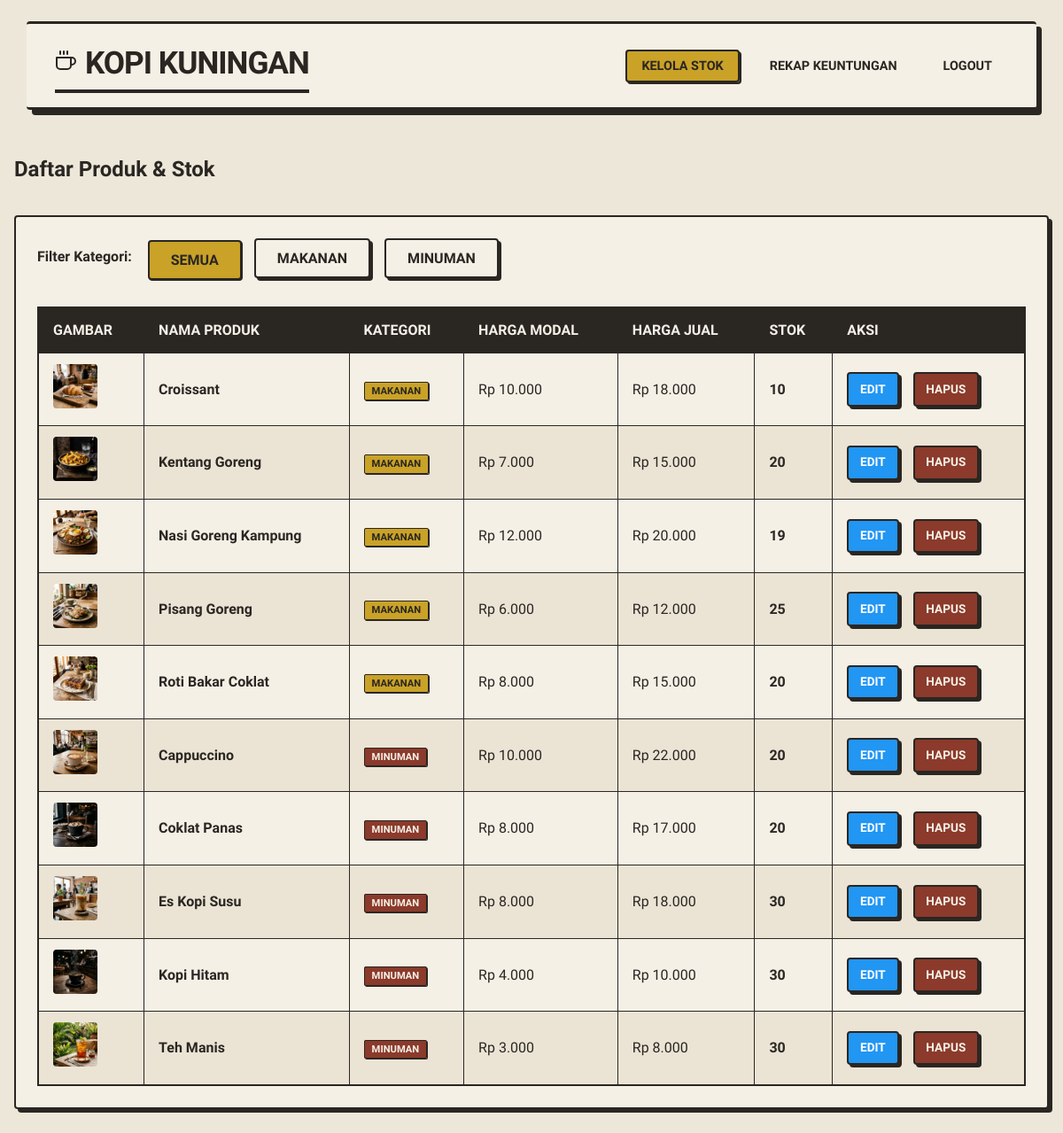
/stok.php (signed in), run on the app's committed database.
### tables this page shows
CREATE TABLE `produk` (
  `id` int(11) NOT NULL AUTO_INCREMENT,
  `nama` varchar(100) NOT NULL,
  `deskripsi` text DEFAULT NULL,
  `kategori` enum('makanan','minuman') NOT NULL,
  `harga_jual` int(11) NOT NULL,
  `harga_modal` int(11) NOT NULL,
  `stok` int(11) NOT NULL,
  `gambar` varchar(255) DEFAULT NULL,
  PRIMARY KEY (`id`)
);

### stok.php (the view, shortened to what this page needs)
<?php
require 'config.php';
$action = isset($_GET['action']) ? $_GET['action'] : 'list';
$kategori_filter = isset($_GET['kategori']) ? $_GET['kategori'] : 'semua';
?>
<!DOCTYPE html>
<html lang="id">
<head>
    <link rel="stylesheet" href="assets/style.css">
</head>
<body>
<?php include 'includes/navbar.php'; ?>
<div class="container">
    <?php if ($action == 'list'): ?>
    <div class="d-flex justify-content-between align-items-center mb-2">
        <h2 style="color: var(--primary-dark);">Daftar Produk & Stok</h2>
    </div>
    <div class="card card-table">
        <div class="tabs" style="margin-bottom: 1rem; border-bottom: none;">
            <span style="padding: 0.5rem 0; font-weight:600; color:var(--text-muted);">Filter Kategori:</span>
            <a href="stok.php?kategori=semua" class="tab-btn <?= $kategori_filter == 'semua' ? 'active' : '' ?>">Semua</a>
            <a href="stok.php?kategori=makanan" class="tab-btn <?= $kategori_filter == 'makanan' ? 'active' : '' ?>">Makanan</a>
            <a href="stok.php?kategori=minuman" class="tab-btn <?= $kategori_filter == 'minuman' ? 'active' : '' ?>">Minuman</a>
        </div>
        <div class="table-responsive">
            <table>
                <thead>
                    <tr>
                        <th>Gambar</th>
                        <th>Nama Produk</th>
                        <th>Kategori</th>
                        <th>Harga Modal</th>
                        <th>Harga Jual</th>
                        <th>Stok</th>
                        <th>Aksi</th>
                    </tr>
                </thead>
                <tbody>
                    <?php
                    if ($kategori_filter == 'makanan') {
                        $stmt = $pdo->prepare("SELECT * FROM produk WHERE kategori = 'makanan' ORDER BY nama ASC");
                        $stmt->execute();
                    } elseif ($kategori_filter == 'minuman') {
                        $stmt = $pdo->prepare("SELECT * FROM produk WHERE kategori = 'minuman' ORDER BY nama ASC");
                        $stmt->execute();
                    } else {
                        $stmt = $pdo->prepare("SELECT * FROM produk ORDER BY kategori, nama ASC");
                        $stmt->execute();
                    }
                    $produk_list = $stmt->fetchAll();
                    foreach($produk_list as $p):
                    ?>
                    <tr>
                        <td>
                            <?php if($p['gambar'] && file_exists('assets/produk/' . $p['gambar'])): ?>
                                <img src="assets/produk/<?= $p['gambar'] ?>" alt="Img" style="width:50px; height:50px; object-fit:cover; border-radius:4px;">
                            <?php else: ?>
                                <div style="width:50px; height:50px; background:#EEE; border-radius:4px; display:flex; align-items:center; justify-content:center; color:#ccc;">☕</div>
                            <?php endif; ?>
                        </td>
                        <td style="font-weight:600;"><?= htmlspecialchars($p['nama']) ?></td>
                        <td>
                            <span class="badge badge-<?= $p['kategori'] ?>"><?= $p['kategori'] ?></span>
                        </td>
                        <td>Rp <?= number_format($p['harga_modal'], 0, ',', '.') ?></td>
                        <td>Rp <?= number_format($p['harga_jual'], 0, ',', '.') ?></td>
                        <td>
                            <strong style="color: <?= $p['stok'] > 5 ? 'var(--success-color)' : 'var(--danger-color)' ?>">
                                <?= $p['stok'] ?>
                            </strong>
                        </td>
                        <td>
                            <div class="d-flex gap-2">
                                <a href="stok.php?action=edit&id=<?= $p['id'] ?>" class="btn" style="background:#2196F3; color:white; padding:0.4rem 0.8rem; font-size:0.85rem;">Edit</a>
                                <a href="stok.php?hapus=<?= $p['id'] ?>" class="btn btn-danger" style="padding:0.4rem 0.8rem; font-size:0.85rem;" onclick="return confirm('Yakin ingin menghapus produk ini?')">Hapus</a>
                            </div>
                        </td>
                    </tr>
                    <?php endforeach; ?>
                </tbody>
            </table>
        </div>
    </div>
    <?php endif; ?>
</div>
</body>
</html>

### assets/style.css (style rules this page uses)
:root { --bg-main: #EDE7D9; --accent-primary: #C9A227; --accent-secondary: #8B3A2B; --surface: #F5F0E6; --text-main: #2A2622; --border-color: #2A2622; --font-mono: 'Courier Prime', monospace; --font-sans: 'Work Sans', sans-serif; }
* { margin: 0; padding: 0; box-sizing: border-box; }
body { background-color: var(--bg-main); color: var(--text-main); font-family: var(--font-sans); line-height: 1.6; }
h1, h2, h3, h4, h5, h6 { font-family: var(--font-mono); color: var(--text-main); }
.container { max-width: 1200px; margin: 3rem auto; padding: 0 1rem; }
.card { background-color: var(--surface); border: 2px solid var(--border-color); border-radius: 4px; box-shadow: 4px 4px 0 var(--border-color); }
.card-table { padding: 1.5rem; margin-bottom: 1.5rem; }
.tabs { display: flex; gap: 1rem; margin-bottom: 2rem; }
.tab-btn { font-family: var(--font-mono); font-weight: 700; padding: 0.5rem 1.5rem; cursor: pointer; background-color: var(--surface); color: var(--text-main); border: 2px solid var(--border-color); border-radius: 4px; box-shadow: 3px 3px 0 var(--border-color); text-transform: uppercase; text-decoration: none; }
.tab-btn.active { background-color: var(--accent-primary); transform: translate(2px, 2px); box-shadow: 1px 1px 0 var(--border-color); }
.btn { display: inline-block; font-family: var(--font-mono); font-weight: 700; text-transform: uppercase; text-align: center; text-decoration: none; border: 2px solid var(--border-color); border-radius: 4px; padding: 0.6rem 1rem; cursor: pointer; box-shadow: 3px 3px 0 var(--border-color); color: var(--text-main); background-color: var(--surface); transition: transform 0.1s, box-shadow 0.1s; font-size: 0.9rem; }
.btn-danger { background-color: var(--accent-secondary); color: var(--surface); }
.table-responsive { overflow-x: auto; }
table { width: 100%; border-collapse: collapse; font-family: var(--font-mono); margin-top: 1rem; border: 2px solid var(--border-color); }
table th, table td { padding: 0.75rem 1rem; text-align: left; border: 1px solid var(--border-color); }
table th { background-color: var(--text-main); color: var(--surface); text-transform: uppercase; }
table tbody tr { background-color: var(--surface); }
table tbody tr:nth-child(even) { background-color: #EBE4D5; }
.badge { font-family: var(--font-mono); padding: 0.2rem 0.5rem; border: 1px solid var(--border-color); border-radius: 2px; font-size: 0.7rem; font-weight: 700; text-transform: uppercase; box-shadow: 1px 1px 0 var(--border-color); }
.badge-makanan { background-color: var(--accent-primary); }
.badge-minuman { background-color: var(--accent-secondary); color: var(--surface); }
.d-flex { display: flex; }
.justify-content-between { justify-content: space-between; }
.align-items-center { align-items: center; }
.mb-2 { margin-bottom: 2rem; }
.gap-2 { gap: 1rem; }

### data on the page
produk: gambar (picture), nama "Croissant", kategori "MAKANAN", harga_modal "10.000", harga_jual "18.000", stok "10"
produk: gambar (picture), nama "Kentang Goreng", kategori "MAKANAN", harga_modal "7.000", harga_jual "15.000", stok "20"
produk: gambar (picture), nama "Nasi Goreng Kampung", kategori "MAKANAN", harga_modal "12.000", harga_jual "20.000", stok "19"
produk: gambar (picture), nama "Pisang Goreng", kategori "MAKANAN", harga_modal "6.000", harga_jual "12.000", stok "25"
produk: gambar (picture), nama "Roti Bakar Coklat", kategori "MAKANAN", harga_modal "8.000", harga_jual "15.000", stok "20"
produk: gambar (picture), nama "Cappuccino", kategori "MINUMAN", harga_modal "10.000", harga_jual "22.000", stok "20"
produk: gambar (picture), nama "Coklat Panas", kategori "MINUMAN", harga_modal "8.000", harga_jual "17.000", stok "20"
produk: gambar (picture), nama "Es Kopi Susu", kategori "MINUMAN", harga_modal "8.000", harga_jual "18.000", stok "30"
produk: gambar (picture), nama "Kopi Hitam", kategori "MINUMAN", harga_modal "4.000", harga_jual "10.000", stok "30"
produk: gambar (picture), nama "Teh Manis", kategori "MINUMAN", harga_modal "3.000", harga_jual "8.000", stok "30"
